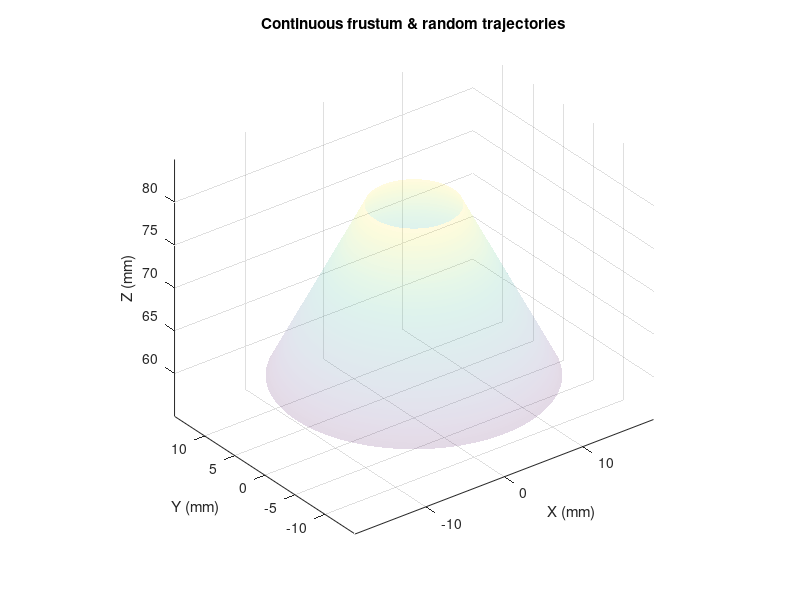

Write the MATLAB code that produced this figure. (Note: this script raises an error after producing the figure.)
% 1) 圆台参数
n_circles = 100;
z_max     = 80;    z_min     = 60;
diam_max  = 30;    diam_min  = 10;

z_lin   = linspace(z_max, z_min, n_circles);
r_lin   = linspace(diam_min/2, diam_max/2, n_circles);
r_fun   = @(zz) interp1(z_lin, r_lin, zz, 'linear', 'extrap');

% 2) 先算并画圆台表面
n_surf_z = 100;  n_surf_t = 200;
Zs = linspace(z_max, z_min, n_surf_z);
Ts = linspace(0, 2*pi, n_surf_t);
[ZZ,TT] = meshgrid(Zs,Ts);
Xs = r_fun(ZZ).*cos(TT);
Ys = r_fun(ZZ).*sin(TT);

figure; hold on; grid on; axis equal; view(3);
surf(Xs,Ys,ZZ,'FaceAlpha',0.15,'EdgeColor','none');
xlabel('X (mm)'); ylabel('Y (mm)'); zlabel('Z (mm)');
title('Continuous frustum & random trajectories');

% 3) 轨迹采样参数
step_len = 1;    n_steps = 50;

% 4) containers
trajectories = cell(n_circles,1);          % 每元 struct: p、q、angle、dAngle
big_dAngle   = zeros(n_circles*n_steps, 4);% 轨迹ID | Δθ1 Δθ2 Δθ3
row_ptr      = 1;

colors = lines(n_circles);

for idx = 1:n_circles
    % 4.1 生成随机轨迹 P (51×3)
    z0  = z_lin(idx);
    P   = zeros(n_steps+1,3);  P(1,:) = [0,0,z0];
    for k=2:n_steps+1
        while true
            dir  = randn(1,3); dir = dir/norm(dir);
            cand = P(k-1,:) + step_len*dir;
            if cand(3)<z_min || cand(3)>z_max, continue; end
            if hypot(cand(1),cand(2)) <= r_fun(cand(3)), break; end
        end
        P(k,:) = cand;
    end
    
    % 4.2 按点求 q、angle
    Q   = zeros(size(P));
    Ang = zeros(size(P));
    for k=1:size(P,1)
        q = Constant_curvature(P(k,:)');    Q(k,:) = q';
        a1 = find_angle_for_length(q(1));
        a2 = find_angle_for_length(q(2));
        a3 = find_angle_for_length(q(3));
        Ang(k,1:3) = [a1(1), a2(1), a3(1)]; % 取第一个根
    end
    
    % 4.3 角度增量
    dAng = diff(Ang,1,1);                  % 50×3
    
    % 4.4 累加进“大矩阵”以便一次写 CSV
    rows = row_ptr : row_ptr+n_steps-1;    % n_steps 行
    big_dAngle(rows, 1) = idx;             % 第一列存轨迹编号
    big_dAngle(rows, 2:4) = dAng;
    row_ptr = row_ptr + n_steps;
    
    % 4.5 打包 & 画轨迹
    trajectories{idx} = struct('p',P,'q',Q,'angle',Ang,'dAngle',dAng);
    plot3(P(:,1),P(:,2),P(:,3),'-','Color',colors(idx,:),'LineWidth',1);
end
hold off;

% 5) 写 CSV —— 所有增量堆叠在一起
% 列: trajectory_id,  Δθ1, Δθ2, Δθ3
big_dAngle(:,2:4) = round(big_dAngle(:,2:4), 4);

% 打开文件
fid = fopen('command_all.csv','w');

% 写入，第一列整数，其余三列保留 4 位小数
fmt = '%d,%.4f,%.4f,%.4f\n';
fprintf(fid, fmt, big_dAngle.');   % 注意转置，让 fprintf 按列读入

fclose(fid);
disp('Saved command_all.csv with 4‑decimal precision (using fprintf)');

% 6) 使用示例：读取第 10 条轨迹的增量
sel = 10;
dA  = trajectories{sel}.dAngle;        % 50×3
disp(['First Δangle of traj ',num2str(sel),': ', mat2str(dA(1,:))]);